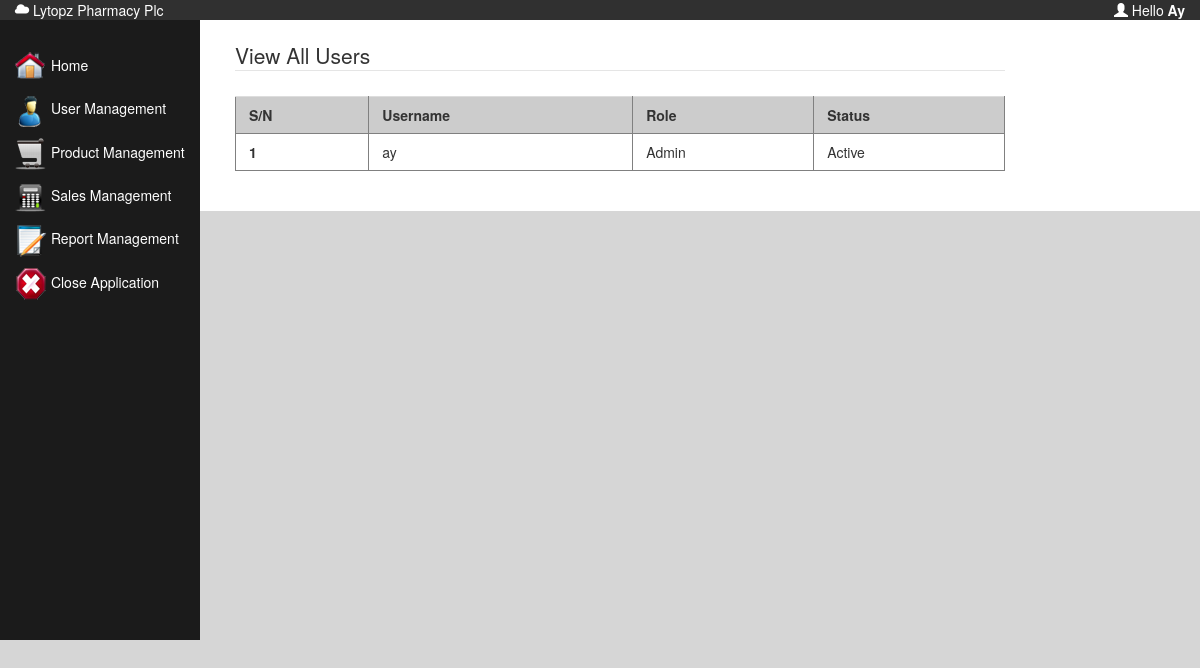
The page /viewUsers.php (signed in) on the database its author committed.
### tables this page shows
CREATE TABLE `user` (
  `id` int(11) NOT NULL,
  `username` varchar(20) NOT NULL,
  `password` varchar(20) NOT NULL,
  `role` varchar(10) NOT NULL,
  `status` varchar(10) NOT NULL
);

### include.php (called while the page is built, shortened)
<?php
	$viewCreatedForms = new viewFormSubmit;
?>

### class/viewFormSubmit.php (called while the page is built, shortened)
<?php
class viewFormSubmit implements IformSubmitView
{
	public $allUser=array();
public function viewUsers()
{
	$sql = mysql_query("SELECT DISTINCT * FROM user WHERE 1 ORDER BY username ASC");
	 if (mysql_num_rows($sql)>0)
	 {
		 while($allUsers = mysql_fetch_assoc($sql))
		 {
			 array_push($this->allUser,$allUsers);
		 }
	 }
	 return $this->allUser;
}
}
?>

### viewUsers.php (the view, shortened to what this page needs)
<?php require_once('include.php')?>
<!DOCTYPE html PUBLIC "-//W3C//DTD XHTML 1.0 Transitional//EN" "http://www.w3.org/TR/xhtml1/DTD/xhtml1-transitional.dtd">
<html xmlns="http://www.w3.org/1999/xhtml">
<head>
<link href="css/style.css" rel="stylesheet" />
<link href="bootstrap/css/bootstrap.css" rel="stylesheet" />
<link href="bootstrap/css/bootstrap-theme.css" rel="stylesheet"/>
</head>
<body style="background-color:#D6D6D6;">
<div class="container-fluid">
<div class="row" style="background-color:#303030; color:#FFF;">
<div class="col-xs-4">
<div style="float:left; text-align:left;font:Tahoma, Geneva, sans-serif; font-size:14px;">
<span class="glyphicon glyphicon-cloud"></span> Lytopz Pharmacy Plc</div>
</div>
<div class="col-xs-8">
<div style="float:right; text-align:left;font:Tahoma, Geneva, sans-serif; font-size:14px;">
<span class="glyphicon glyphicon-user"></span> Hello <?php echo '<strong>'.ucwords($_SESSION['username']).'</strong>';;?>
</div>
</div>
</div>
<div class="row">
<div class="col-xs-2" style="background-color:#1B1B1B;height:620px;">
   <?php include('sidebar.php');?>
</div>
<div class="col-xs-10" style="background-color:#FFF;padding:20px;">
<div class="col-xs-10">
<fieldset>
<legend>View All Users </legend>
<?php
$viewCreatedForms->viewUsers();
$viewUsers = $viewCreatedForms->allUser;
$table = '<table class="table" width="100%"><tr><td>S/N</td><td>Username</td><td>Role</td><td>Status</td></tr>';
			$sn = 1;
			for($i=0; $i< count($viewUsers); $i++)
			{
			$table .= '<tr><td>'.$sn.'</td><td>'.$viewUsers[$i]['username'].'</td><td>'.$viewUsers[$i]['role'].'</td>
			<td>'.$viewUsers[$i]['status'].'</td></tr>';
			}
			$table .= '</table>';
			echo $table;
			?>
            </fieldset>
</div>
</div>
</div>
</body>
</html>

### css/style.css (style rules this page uses)
.table { width:100%; margin-top:5px; border-collapse:collapse; }
.table tr:nth-child(even) { background-color: #dddddd, color: #666666;text-indent:5px;height:20px; line-height:10px; }
.table tr:nth-child(odd) { background: #ccc;text-indent:5px; height:20px; line-height:10px; }
.table tr:first-child { font-weight:bold; }
.table td:first-child { font-weight:bold; }
table, td, th { border: 1px solid gray; }

### viewUsers.php (style rules this page uses)
body { font-family:Tahoma, Geneva, sans-serif; }

### rows shown on the page
user: username "ay", role "Admin", status "Active"

### other values the page prints
$_SESSION['username'] "Ay"
